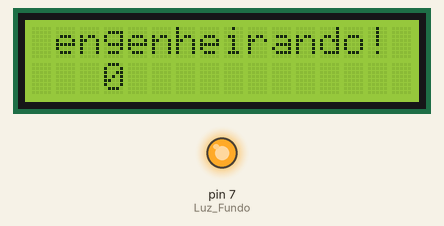
A sketch run on a simulated Arduino Uno, built with avr-gcc and run on an emulated ATmega328P. Shown: 16×2 character LCD, output pins drawn as LEDs (lit = HIGH).

Above: at 0.1 s.
At 4.1 s:
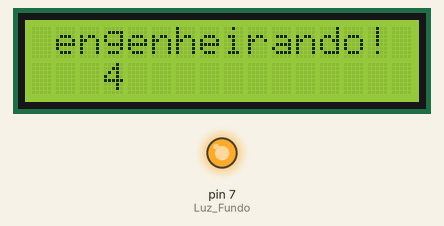
At 9.1 s:
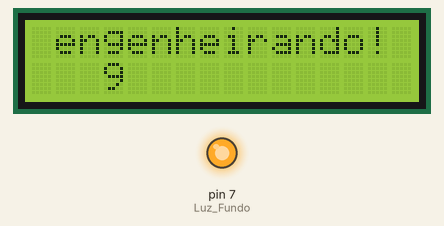
At 19.1 s:
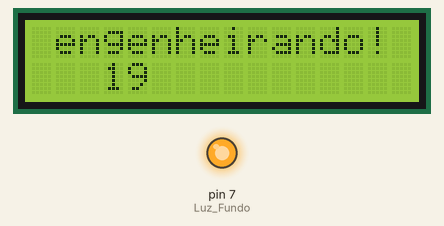
At 29.1 s:
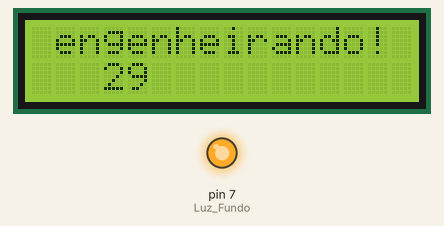
At 39.1 s:
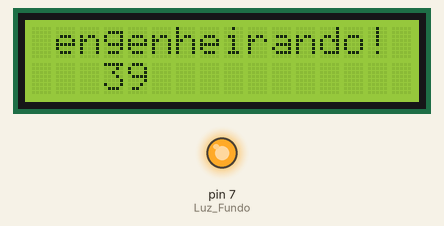

Measured:
- what the display in image 1 shows lasts 1.0 s, from 4.0 s to 5.0 s

The sketch:

codigo_lcd.ino
```cpp
#include <LiquidCrystal.h> // declara a utilização da biblioteca LiquidCrystal

#define Luz_Fundo  7

//cria um objeto tipo LiquidCrystal que chamei de "lcd" nos pinos citados:
LiquidCrystal lcd(12, 11, 5, 4, 3, 2);

void setup()
{
    lcd.begin(16, 2); // Iniciando o objeto "lcd" de 2 linhas e 16 colunas
    pinMode(Luz_Fundo,OUTPUT); //define o pino como saída
    digitalWrite(Luz_Fundo,HIGH); // Liga a luz do display.
}

void loop()
{
    lcd.setCursor(0,0); // seta o cursor para: (coluna = 0, linha = 0)
    lcd.print(" engenheirando! ");
    lcd.setCursor(0,1); // seta para linha 1, ou seja, a linha de baixo
    lcd.print("   ");
    lcd.print(millis()/1000); // escreve os segundos passados.
}
```
